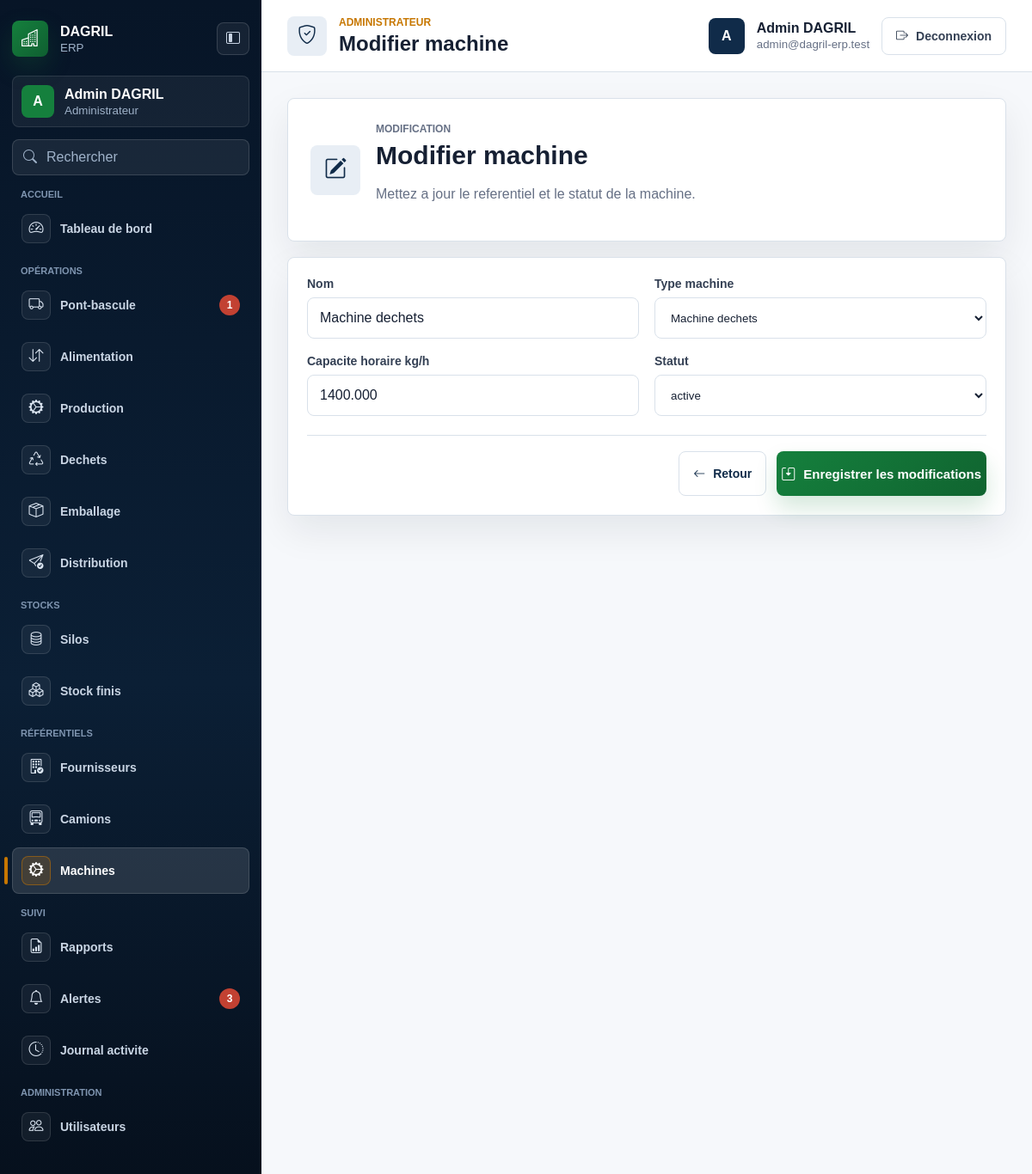
The app's page /machines/3/edit (signed in) with its own data.
### tables this page shows
CREATE TABLE machines (
  id INT UNSIGNED AUTO_INCREMENT PRIMARY KEY,
  name VARCHAR(120) NOT NULL,
  code VARCHAR(80) NOT NULL UNIQUE,
  machine_type VARCHAR(80) NOT NULL DEFAULT 'main',
  capacity_kg_hour DECIMAL(12,3) NULL,
  status ENUM('active', 'inactive', 'pending', 'validated', 'cancelled') NOT NULL DEFAULT 'active',
  created_at TIMESTAMP NOT NULL DEFAULT CURRENT_TIMESTAMP,
  updated_at TIMESTAMP NULL DEFAULT NULL ON UPDATE CURRENT_TIMESTAMP,
  deleted_at TIMESTAMP NULL DEFAULT NULL
);

### app/views/machines/form.php (the view, shortened to what the rows shown need)
<?php
$isEdit = !empty($machine['id']);
$action = $isEdit ? base_url('machines/' . $machine['id'] . '/update') : base_url('machines');
$statusOptions = ['active', 'inactive', 'pending', 'validated', 'cancelled'];
$typeOptions = ['main' => 'Machine principale', 'waste' => 'Machine dechets'];
?>
<section class="form-panel">
    <form method="post" action="<?= e($action) ?>" class="enterprise-form" data-validate>
        <div class="form-grid">
            <label>
                <span>Nom</span>
                <input type="text" name="name" value="<?= e($machine['name'] ?? '') ?>" required minlength="2">
            </label>
            <label>
                <span>Type machine</span>
                <select name="machine_type" required>
                    <?php foreach ($typeOptions as $value => $label): ?>
                        <option value="<?= e($value) ?>" <?= ($machine['machine_type'] ?? 'main') === $value ? 'selected' : '' ?>><?= e($label) ?></option>
                    <?php endforeach; ?>
                </select>
            </label>
            <label>
                <span>Capacite horaire kg/h</span>
                <input type="number" name="capacity_kg_hour" value="<?= e($machine['capacity_kg_hour'] ?? '') ?>" min="0" step="0.001">
            </label>
            <label>
                <span>Statut</span>
                <select name="status" required>
                    <?php foreach ($statusOptions as $status): ?>
                        <option value="<?= e($status) ?>" <?= ($machine['status'] ?? 'active') === $status ? 'selected' : '' ?>><?= e($status) ?></option>
                    <?php endforeach; ?>
                </select>
            </label>
        </div>
        <div class="form-actions">
            <a href="<?= e(base_url('machines')) ?>" class="btn-secondary"><i class="bi bi-arrow-left"></i><span>Retour</span></a>
            <button type="submit" class="btn-primary"><i class="bi bi-save2"></i><span><?= $isEdit ? 'Enregistrer les modifications' : 'Ajouter la machine' ?></span></button>
        </div>
    </form>
</section>

### app/core/Router.php (shortened to what the rows shown need)
<?php
class Router
{
    private $routes = [];
    public function add($method, $path, $handler, array $options = [])
    {
        $this->routes[] = [
            'method' => strtoupper($method),
            'path' => '/' . trim($path, '/'),
            'handler' => $handler,
            'auth' => $options['auth'] ?? false,
            'roles' => $options['roles'] ?? [],
        ];
    }
    public function dispatch($method, $uri)
    {
        $requestPath = rawurldecode(parse_url($uri, PHP_URL_PATH));
        $requestPath = '/' . trim($requestPath, '/');
        foreach ($this->routes as $route) {
            $params = [];
            if ($route['method'] === strtoupper($method) && $this->matches($route['path'], $requestPath, $params)) {
                return $this->execute($route['handler'], $params);
            }
        }
    }
    private function matches($routePath, $requestPath, array &$params)
    {
        $pattern = preg_replace('#\{([a-zA-Z_][a-zA-Z0-9_]*)\}#', '(?P<$1>[^/]+)', $routePath);
        $pattern = '#^' . $pattern . '$#';
        if (!preg_match($pattern, $requestPath, $matches)) {
            return false;
        }
        return true;
    }
    private function execute($handler, array $params = [])
    {
        if (is_string($handler) && strpos($handler, '@') !== false) {
            list($controller, $action) = explode('@', $handler, 2);
            $instance = new $controllerClass();
            return call_user_func_array([$instance, $action], $params);
        }
        throw new InvalidArgumentException('Invalid route handler.');
    }
}

### records on screen
machines: name "Machine dechets", machine_type "Machine dechets", capacity_kg_hour "1400.000"

### other values on screen
$group['label'] "ACCUEIL"
$item['label'] "Tableau de bord"
$group['label'] "OPÉRATIONS"
$item['label'] "Pont-bascule"
$item['badge_value'] "1"
$item['label'] "Alimentation"
$item['label'] "Production"
$item['label'] "Dechets"
$item['label'] "Emballage"
$item['label'] "Distribution"
$group['label'] "STOCKS"
$item['label'] "Silos"
$item['label'] "Stock finis"
$group['label'] "RÉFÉRENTIELS"
$item['label'] "Fournisseurs"
